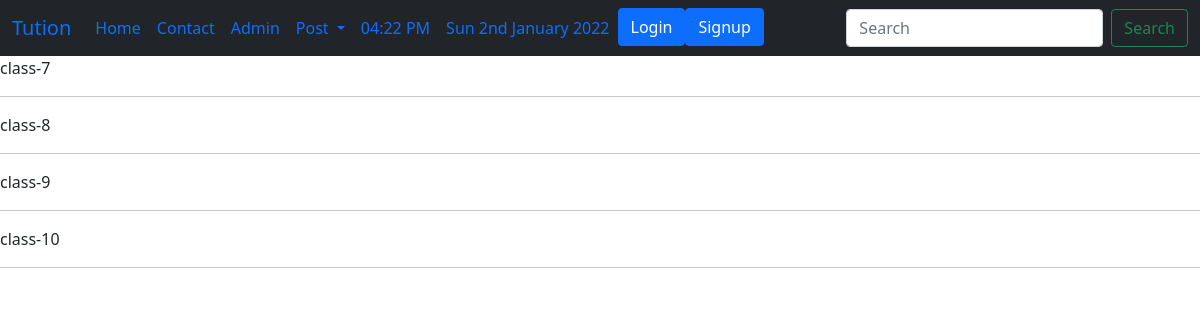
The app's page /tuition/classes/ with its own data.
### tuition/models.py (models this page shows, shortened)
class Class_in(models.Model):
    name = models.CharField(max_length=100)

### tuition/views.py (the view)
# urls.py: path('classes/',classview,name="classes"),
def classview(request):
    class_in = Class_in.objects.all()
    return render(request, 'tuition/classview.html', {'class_in':class_in})

### templates/tuition/classview.html
{% extends 'basic.html' %}
{% block body %}
{% for p in class_in %}
{{p.name}} <br>
<hr>
{% endfor %}
{% endblock body %}

### records on screen
Class_in: name "class-7"
Class_in: name "class-8"
Class_in: name "class-9"
Class_in: name "class-10"
